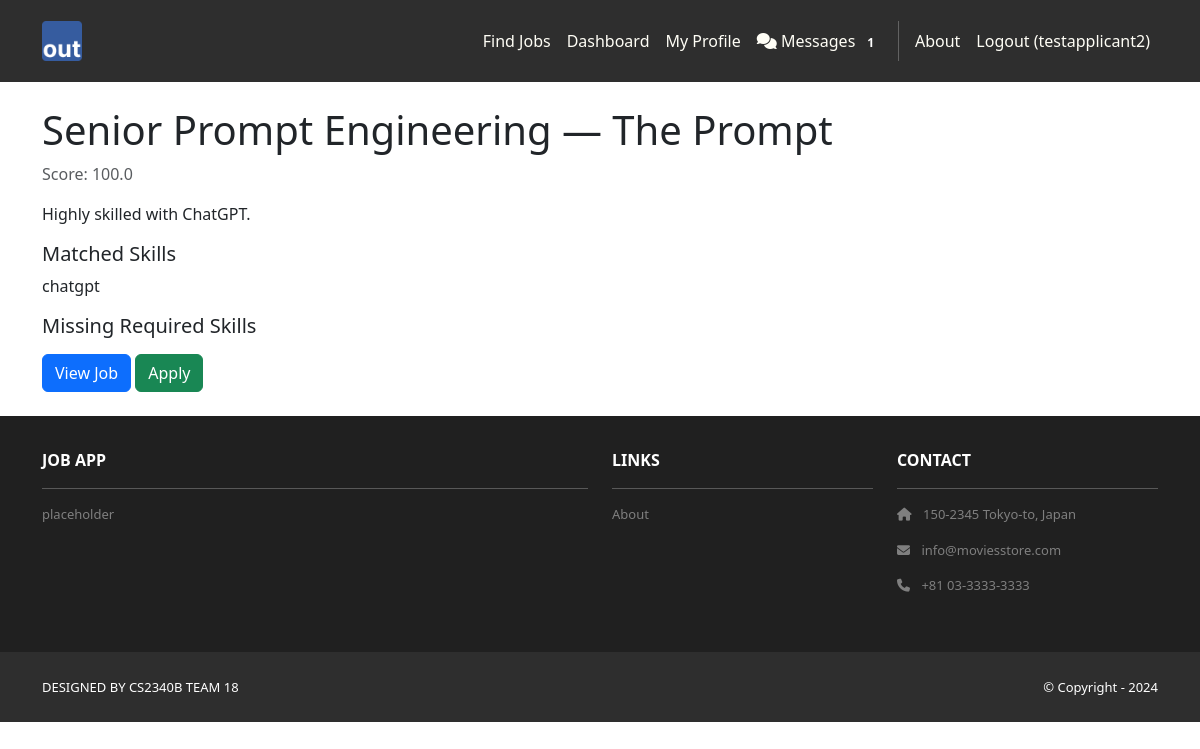
Screenshot of /jobs/recommendations/5/ (signed in) with the database file from the repository.
### jobs/models.py (models this page shows, shortened)
class Job(models.Model):
    JOB_TYPE_CHOICES = [
        ('full_time', 'Full Time'),
        ('part_time', 'Part Time'),
        ('contract', 'Contract'),
        ('internship', 'Internship'),
        ('temporary', 'Temporary'),
    ]
    REMOTE_CHOICES = [
        ('remote', 'Remote'),
        ('hybrid', 'Hybrid'),
        ('onsite', 'On-site'),
    ]
    EXPERIENCE_CHOICES = [
        ('entry', 'Entry Level (0-2 years)'),
        ('mid', 'Mid Level (3-5 years)'),
        ('senior', 'Senior Level (6+ years)'),
        ('executive', 'Executive Level'),
    ]
    title = models.CharField(max_length=200)
    company = models.CharField(max_length=200)
    description = models.TextField()
    requirements = models.TextField(help_text="Job requirements and qualifications")
    posted_by = models.ForeignKey(User, on_delete=models.CASCADE, related_name='posted_jobs')
    job_type = models.CharField(max_length=20, choices=JOB_TYPE_CHOICES, default='full_time')
    remote_type = models.CharField(max_length=20, choices=REMOTE_CHOICES, default='onsite')
    experience_level = models.CharField(max_length=20, choices=EXPERIENCE_CHOICES, default='mid')
    salary_min = models.DecimalField(max_digits=10, decimal_places=2, null=True, blank=True)
    salary_max = models.DecimalField(max_digits=10, decimal_places=2, null=True, blank=True)
    salary_currency = models.CharField(max_length=3, default='USD')
    salary_period = models.CharField(max_length=20, choices=[
        ('hourly', 'Per Hour'),
        ('monthly', 'Per Month'),
        ('yearly', 'Per Year'),
    ], default='yearly')
    city = models.CharField(max_length=100)
    state = models.CharField(max_length=100)
    country = models.CharField(max_length=100, default='United States')
    postal_code = models.CharField(max_length=20, blank=True)
    latitude = models.DecimalField(max_digits=9, decimal_places=6, null=True, blank=True, help_text="Latitude for map display")
    longitude = models.DecimalField(max_digits=9, decimal_places=6, null=True, blank=True, help_text="Longitude for map display")
    full_address = models.TextField(blank=True, help_text="Full address for geocoding and display")
    required_skills = models.TextField(blank=True, help_text="Required skills, separated by commas")
    preferred_skills = models.TextField(blank=True, help_text="Preferred skills, separated by commas")
    visa_sponsorship = models.BooleanField(default=False, help_text="Visa sponsorship available")
    benefits = models.TextField(blank=True, help_text="Benefits and perks")
    is_active = models.BooleanField(default=True)
    application_deadline = models.DateField(null=True, blank=True)
    created_at = models.DateTimeField(auto_now_add=True)
    updated_at = models.DateTimeField(auto_now=True)
    class Meta:
        ordering = ['-created_at']
        verbose_name = 'Job Posting'
        verbose_name_plural = 'Job Postings'

class JobRecommendation(models.Model):
    applicant = models.ForeignKey('auth.User', on_delete=models.CASCADE, related_name='job_recommendations')
    job = models.ForeignKey(Job, on_delete=models.CASCADE, related_name='recommendations')
    match_score = models.FloatField(help_text='Overall match score (0-100)')
    skills_match_score = models.FloatField(help_text='Skills match score (0-100)')
    location_match_score = models.FloatField(help_text='Location match score (0-100)')
    experience_match_score = models.FloatField(help_text='Experience level match score (0-100)')
    matched_skills = models.TextField(blank=True, help_text='Skills that matched, separated by commas')
    missing_skills = models.TextField(blank=True, help_text='Required skills the applicant does not have')
    recommendation_reason = models.TextField(blank=True, help_text='Explanation for why this job was recommended')
    is_viewed = models.BooleanField(default=False, help_text='Whether the applicant has viewed this recommendation')
    is_applied = models.BooleanField(default=False, help_text='Whether the applicant applied to this job')
    is_dismissed = models.BooleanField(default=False, help_text='Whether the applicant dismissed this recommendation')
    created_at = models.DateTimeField(auto_now_add=True)
    updated_at = models.DateTimeField(auto_now=True)
    class Meta:
        unique_together = ('applicant', 'job')
        verbose_name = 'Job Recommendation'
        verbose_name_plural = 'Job Recommendations'
        ordering = ['-match_score', '-created_at']

### jobs/views.py (the view)
# urls.py: path('recommendations/<int:pk>/', views.recommendation_detail, name='recommendation_detail'),
@applicant_required
def recommendation_detail(request, pk):
    rec = get_object_or_404(JobRecommendation, pk=pk, applicant=request.user)
    if not rec.is_viewed:
        rec.is_viewed = True
        rec.save()
    context = {
        'template_data': {
            'title': f'Recommendation - {rec.job.title}',
            'user_type': 'applicant'
        },
        'recommendation': rec,
        'job': rec.job
    }
    return render(request, 'jobs/recommendation_detail.html', context)

### jobs/templates/jobs/recommendation_detail.html (shortened to what this page needs)
{% extends 'base.html' %}
{% block content %}
<div class="container py-4">
  <h1>{{ job.title }} — {{ job.company }}</h1>
  <p class="text-muted">Score: {{ recommendation.match_score|floatformat:1 }}</p>
  <p>{{ job.description }}</p>
  <h5>Matched Skills</h5>
  <p>{{ recommendation.matched_skills }}</p>
  <h5>Missing Required Skills</h5>
  <a href="{% url 'jobs:detail' job.pk %}" class="btn btn-primary">View Job</a>
  <a href="{% url 'jobs:apply' job.pk %}" class="btn btn-success">Apply</a>
</div>
{% endblock content %}

### jobapp/templates/base.html (shortened to what this page needs)
<!DOCTYPE html>
<html>
    {% load static %}
  <head>
    <link href="https://cdn.jsdelivr.net/npm/bootstrap@5.3.3/dist/css/bootstrap.min.css" rel="stylesheet">
    <link rel="stylesheet" href="https://cdnjs.cloudflare.com/ajax/libs/font-awesome/6.1.1/css/all.min.css">
    <link rel="stylesheet" type="text/css"
          href="{% static 'css/style.css' %}">
  </head>
  <body>
     <nav class="p-3 navbar navbar-dark bg-dark
         navbar-expand-lg">
      <div class="container">
        <a class="navbar-brand"
           href="{% url 'home.index' %}">
          <img src="{% static 'img/logo.png' %}" alt="logo"
               height="40" />
        </a>
        <div class="collapse navbar-collapse"
             id="navbarNavAltMarkup">
          <div class="navbar-nav ms-auto navbar-ml">
            {% if user.is_authenticated %}
              {% if template_data.user_type == 'applicant' %}
                <a class="nav-link" href="{% url 'jobs:list' %}">Find Jobs</a>
              {% endif %}
            {% else %}
              <a class="nav-link" href="{% url 'jobs:list' %}">Find Jobs</a>
            {% endif %}
            {% if user.is_authenticated %}
              {% if template_data.user_type == 'applicant' %}
                <a class="nav-link" href="{% url 'applicants:dashboard' %}">Dashboard</a>
                <a class="nav-link" href="{% url 'applicants:profile' %}">My Profile</a>
              {% elif template_data.user_type == 'recruiter' %}
                <a class="nav-link" href="{% url 'recruiters:dashboard' %}">Dashboard</a>
                <a class="nav-link" href="{% url 'jobs:recruiter_jobs' %}">My Jobs</a>
                <a class="nav-link" href="{% url 'recruiters:candidates' %}">Find Candidates</a>
                <a class="nav-link" href="{% url 'recruiters:profile' %}">Company Profile</a>
              {% endif %}
              <a class="nav-link" href="{% url 'messaging:conversation_list' %}">
                <i class="fas fa-comments"></i> Messages
                <span id="unread-count" class="badge badge-danger d-none">0</span>
              </a>
              <a class="nav-link" href="{% url 'home.about' %}">About</a>
              <a class="nav-link" href="{% url 'accounts.logout' %}">Logout ({{user.username }})</a>
            {% else %}
              <a class="nav-link" href="{% url 'home.about' %}">About</a>
              <div class="vr bg-white mx-2 d-none d-lg-block"></div>
              <a class="nav-link" href="{% url 'accounts.login' %}">Login</a>
              <a class="nav-link" href="{% url 'accounts.signup' %}">Sign Up</a>
            {% endif %}
          </div>
        </div>
      </div>
    </nav>
    <div>
      {% block content %}
      {% endblock content %}
    </div>
     <section class="p-3 ms-footer d-none d-md-block">
      <div class="container">
        <div class="row mt-3 text-white">
          <div class="col-md-6 col-lg-6 col-xl-6
               mx-auto mb-4">
            <b>JOB APP</b>
            <hr />
            <p>
              placeholder
            </p>
          </div>
          <div class="col-md-3 col-lg-3 col-xl-3
               mx-auto mb-4">
            <b>LINKS</b>
            <hr />
            <p><a class="nav-link"
              href="{% url 'home.about' %}">
              About
            </a></p>
          </div>
          <div class="col-md-3 col-lg-3 col-xl-3 mx-auto
               mb-4">
            <b>CONTACT</b>
            <hr />
            <p><i class="fas fa-home me-2"></i>
              150-2345 Tokyo-to, Japan
            </p>
            <p><i class="fas fa-envelope me-2"></i>
              info@moviesstore.com
            </p>
            <p><i class="fas fa-phone me-2"></i>
              +81 03-3333-3333
            </p>
          </div>
        </div>
      </div>
    </section>
    <section class="p-3 ms-footer-bottom bg-dark">
      <div class="container d-flex
           justify-content-between">
        <div class="me-5 text-white">
          <span>DESIGNED BY
            CS2340B TEAM 18
          </span>
        </div>
        <div class="text-white">
          <span>© Copyright - 2024</span>
        </div>
      </div>
    </section>
  </body>
</html>

### jobapp/static/css/style.css (style rules this page uses)
.navbar a.nav-link { color: #FFFEF6 !important; }
.bg-dark { background-color: #2E2E2E !important; }
.ms-footer { background-color: #202020; }
.ms-footer p { color: #7F7F7F; font-size: 13px; }
.ms-footer-bottom span { font-size: 13px; line-height: 38px; }

### rows the page displays
Job: title "Senior Prompt Engineering", company "The Prompt", description "Highly skilled with ChatGPT."
JobRecommendation: match_score "100.0", matched_skills "chatgpt"

### other values shown
{{ user.username }} "testapplicant2"
